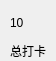
<?xml version="1.0" encoding="UTF-8"?>
<ui version="4.0">
 <class>RecordItem</class>
 <widget class="QWidget" name="RecordItem">
  <property name="geometry">
   <rect>
    <x>0</x>
    <y>0</y>
    <width>56</width>
    <height>61</height>
   </rect>
  </property>
  <property name="windowTitle">
   <string>Form</string>
  </property>
  <layout class="QVBoxLayout" name="verticalLayout">
   <property name="leftMargin">
    <number>10</number>
   </property>
   <property name="topMargin">
    <number>12</number>
   </property>
   <property name="rightMargin">
    <number>0</number>
   </property>
   <property name="bottomMargin">
    <number>0</number>
   </property>
   <item>
    <widget class="QLabel" name="numberLabel">
     <property name="text">
      <string>10</string>
     </property>
     <property name="alignment">
      <set>Qt::AlignLeading|Qt::AlignLeft|Qt::AlignVCenter</set>
     </property>
    </widget>
   </item>
   <item>
    <widget class="QLabel" name="textLabel">
     <property name="text">
      <string>总打卡</string>
     </property>
     <property name="alignment">
      <set>Qt::AlignLeading|Qt::AlignLeft|Qt::AlignVCenter</set>
     </property>
    </widget>
   </item>
  </layout>
 </widget>
 <resources/>
 <connections/>
</ui>
